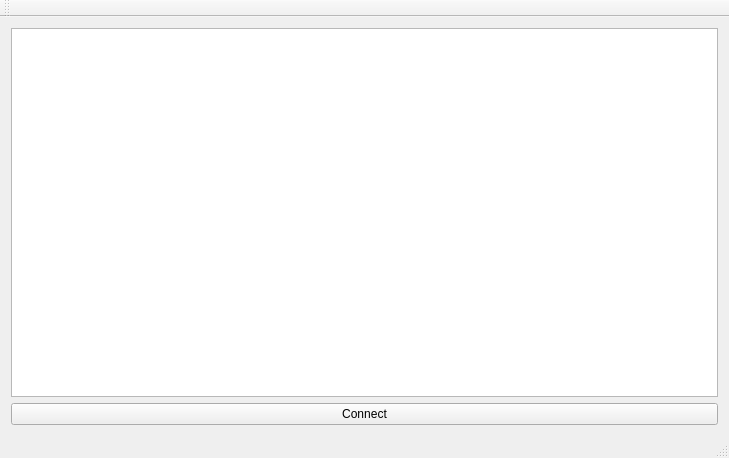
<?xml version="1.0" encoding="UTF-8"?>
<ui version="4.0">
 <class>ConnectToBDClass</class>
 <widget class="QMainWindow" name="ConnectToBDClass">
  <property name="geometry">
   <rect>
    <x>0</x>
    <y>0</y>
    <width>729</width>
    <height>458</height>
   </rect>
  </property>
  <property name="windowTitle">
   <string>ConnectToBD</string>
  </property>
  <widget class="QWidget" name="centralWidget">
   <layout class="QGridLayout" name="gridLayout">
    <item row="0" column="0">
     <layout class="QVBoxLayout" name="verticalLayout">
      <item>
       <widget class="QTableView" name="tableView"/>
      </item>
      <item>
       <widget class="QPushButton" name="pushButtonConnect">
        <property name="text">
         <string>Connect</string>
        </property>
       </widget>
      </item>
     </layout>
    </item>
   </layout>
  </widget>
  <widget class="QMenuBar" name="menuBar">
   <property name="geometry">
    <rect>
     <x>0</x>
     <y>0</y>
     <width>729</width>
     <height>22</height>
    </rect>
   </property>
  </widget>
  <widget class="QToolBar" name="mainToolBar">
   <attribute name="toolBarArea">
    <enum>TopToolBarArea</enum>
   </attribute>
   <attribute name="toolBarBreak">
    <bool>false</bool>
   </attribute>
  </widget>
  <widget class="QStatusBar" name="statusBar"/>
 </widget>
 <layoutdefault spacing="6" margin="11"/>
 <resources>
  <include location="ConnectToBD.qrc"/>
 </resources>
 <connections/>
</ui>
